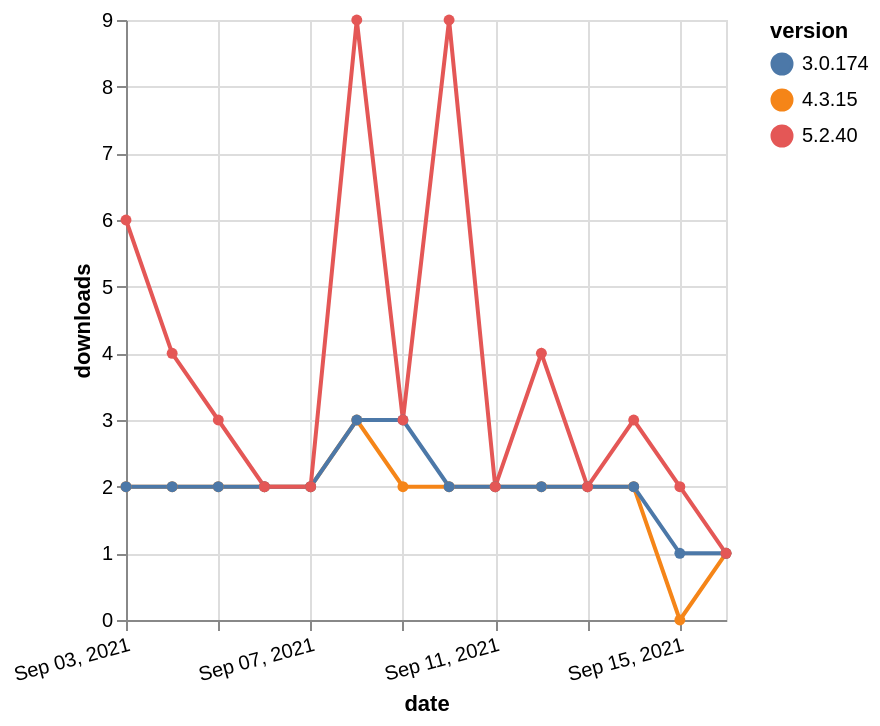

Here is the Vega-Lite specification saved for this chart:
### Vega-Lite specification from a JSON file in a GitHub repository (floating-point values rounded to 4 significant figures)
{"$schema": "https://vega.github.io/schema/vega-lite/v5.json", "description": "A simple bar chart with embedded data.", "data": {"values": [{"date": "2021-09-03", "total": 2676, "delta": 2, "version": "4.3.15"}, {"date": "2021-09-04", "total": 2678, "delta": 2, "version": "4.3.15"}, {"date": "2021-09-05", "total": 2680, "delta": 2, "version": "4.3.15"}, {"date": "2021-09-06", "total": 2682, "delta": 2, "version": "4.3.15"}, {"date": "2021-09-07", "total": 2684, "delta": 2, "version": "4.3.15"}, {"date": "2021-09-08", "total": 2687, "delta": 3, "version": "4.3.15"}, {"date": "2021-09-09", "total": 2689, "delta": 2, "version": "4.3.15"}, {"date": "2021-09-10", "total": 2691, "delta": 2, "version": "4.3.15"}, {"date": "2021-09-11", "total": 2693, "delta": 2, "version": "4.3.15"}, {"date": "2021-09-12", "total": 2695, "delta": 2, "version": "4.3.15"}, {"date": "2021-09-13", "total": 2697, "delta": 2, "version": "4.3.15"}, {"date": "2021-09-14", "total": 2699, "delta": 2, "version": "4.3.15"}, {"date": "2021-09-15", "total": 2699, "delta": 0, "version": "4.3.15"}, {"date": "2021-09-16", "total": 2700, "delta": 1, "version": "4.3.15"}, {"date": "2021-09-03", "total": 2726, "delta": 2, "version": "3.0.174"}, {"date": "2021-09-04", "total": 2728, "delta": 2, "version": "3.0.174"}, {"date": "2021-09-05", "total": 2730, "delta": 2, "version": "3.0.174"}, {"date": "2021-09-06", "total": 2732, "delta": 2, "version": "3.0.174"}, {"date": "2021-09-07", "total": 2734, "delta": 2, "version": "3.0.174"}, {"date": "2021-09-08", "total": 2737, "delta": 3, "version": "3.0.174"}, {"date": "2021-09-09", "total": 2740, "delta": 3, "version": "3.0.174"}, {"date": "2021-09-10", "total": 2742, "delta": 2, "version": "3.0.174"}, {"date": "2021-09-11", "total": 2744, "delta": 2, "version": "3.0.174"}, {"date": "2021-09-12", "total": 2746, "delta": 2, "version": "3.0.174"}, {"date": "2021-09-13", "total": 2748, "delta": 2, "version": "3.0.174"}, {"date": "2021-09-14", "total": 2750, "delta": 2, "version": "3.0.174"}, {"date": "2021-09-15", "total": 2751, "delta": 1, "version": "3.0.174"}, {"date": "2021-09-16", "total": 2752, "delta": 1, "version": "3.0.174"}, {"date": "2021-09-03", "total": 3908, "delta": 6, "version": "5.2.40"}, {"date": "2021-09-04", "total": 3912, "delta": 4, "version": "5.2.40"}, {"date": "2021-09-05", "total": 3915, "delta": 3, "version": "5.2.40"}, {"date": "2021-09-06", "total": 3917, "delta": 2, "version": "5.2.40"}, {"date": "2021-09-07", "total": 3919, "delta": 2, "version": "5.2.40"}, {"date": "2021-09-08", "total": 3928, "delta": 9, "version": "5.2.40"}, {"date": "2021-09-09", "total": 3931, "delta": 3, "version": "5.2.40"}, {"date": "2021-09-10", "total": 3940, "delta": 9, "version": "5.2.40"}, {"date": "2021-09-11", "total": 3942, "delta": 2, "version": "5.2.40"}, {"date": "2021-09-12", "total": 3946, "delta": 4, "version": "5.2.40"}, {"date": "2021-09-13", "total": 3948, "delta": 2, "version": "5.2.40"}, {"date": "2021-09-14", "total": 3951, "delta": 3, "version": "5.2.40"}, {"date": "2021-09-15", "total": 3953, "delta": 2, "version": "5.2.40"}, {"date": "2021-09-16", "total": 3954, "delta": 1, "version": "5.2.40"}]}, "width": "container", "mark": {"type": "line", "point": {"filled": true}}, "encoding": {"x": {"field": "date", "type": "temporal", "timeUnit": "yearmonthdate", "title": "date", "axis": {"labelAngle": -15}}, "y": {"field": "delta", "type": "quantitative", "title": "downloads"}, "color": {"field": "version", "type": "nominal"}, "tooltip": {"field": "delta"}}}
